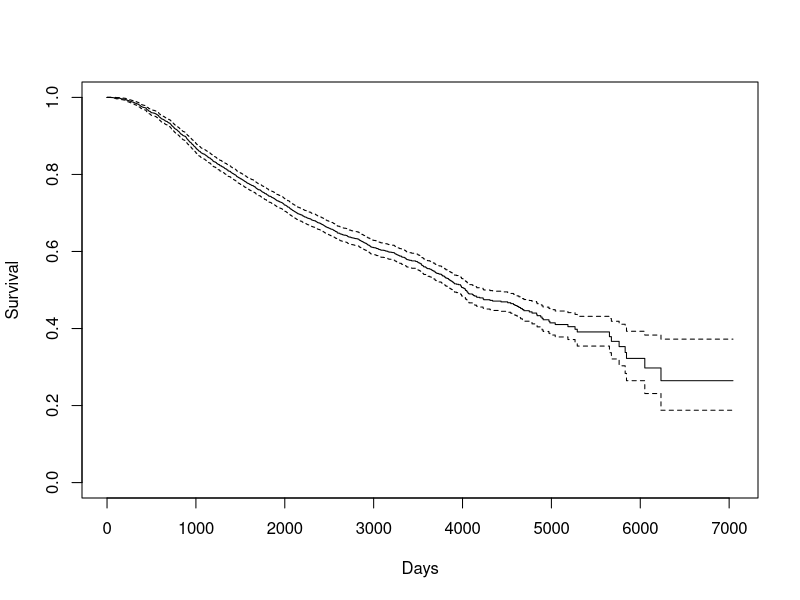
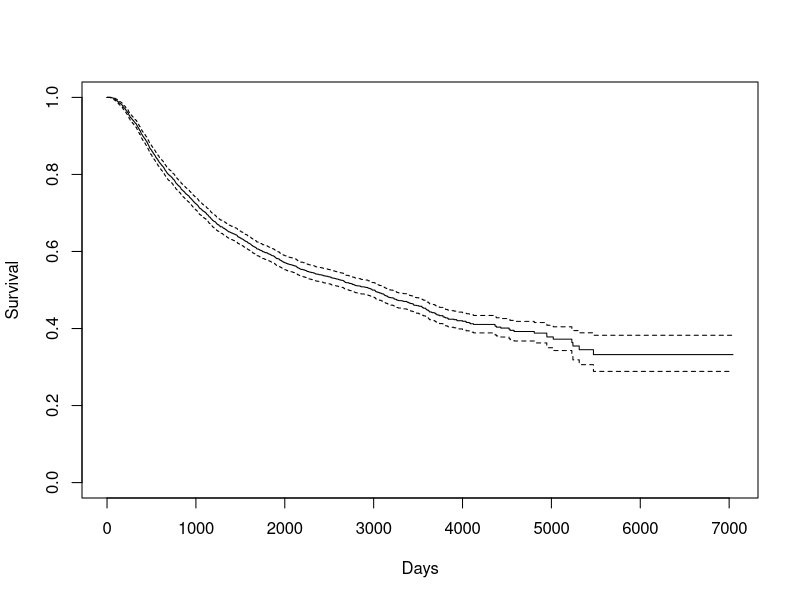
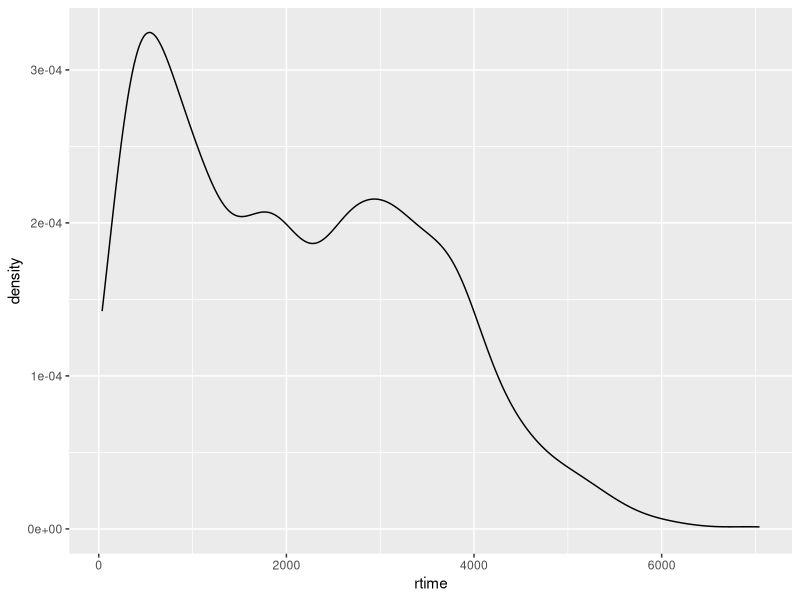
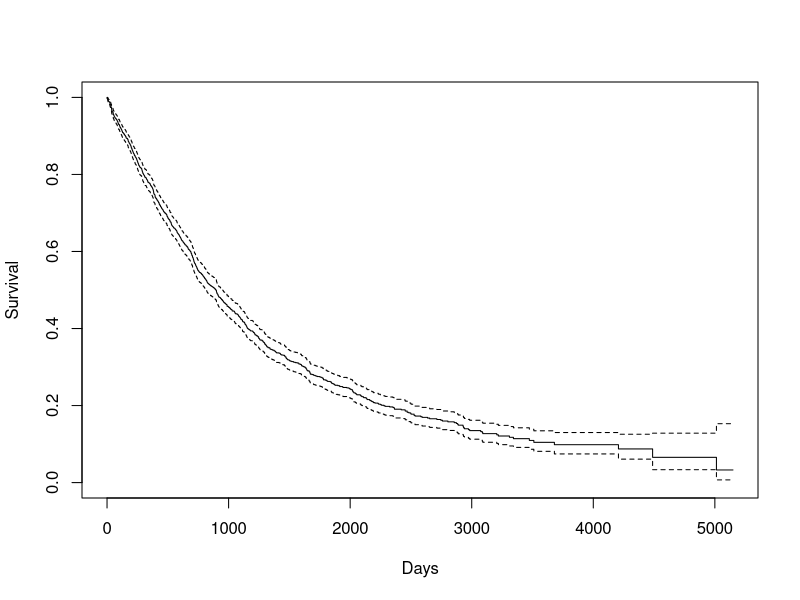
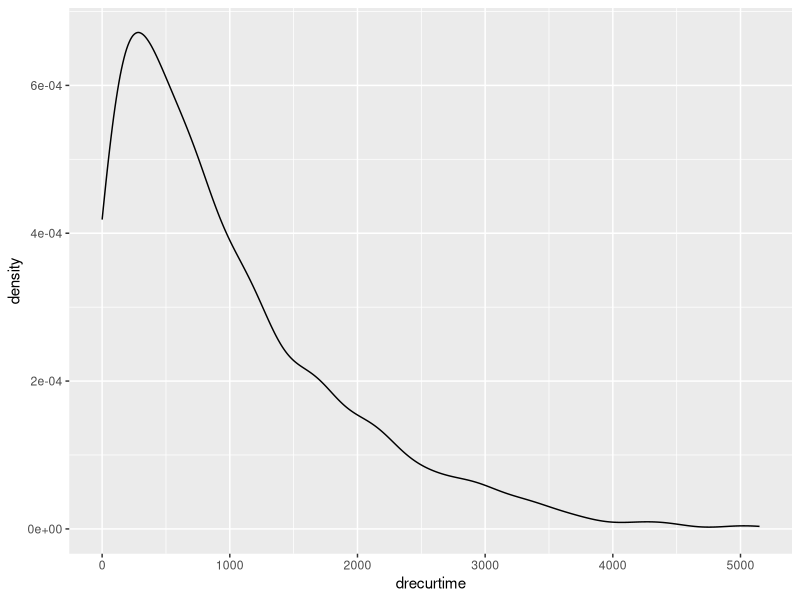
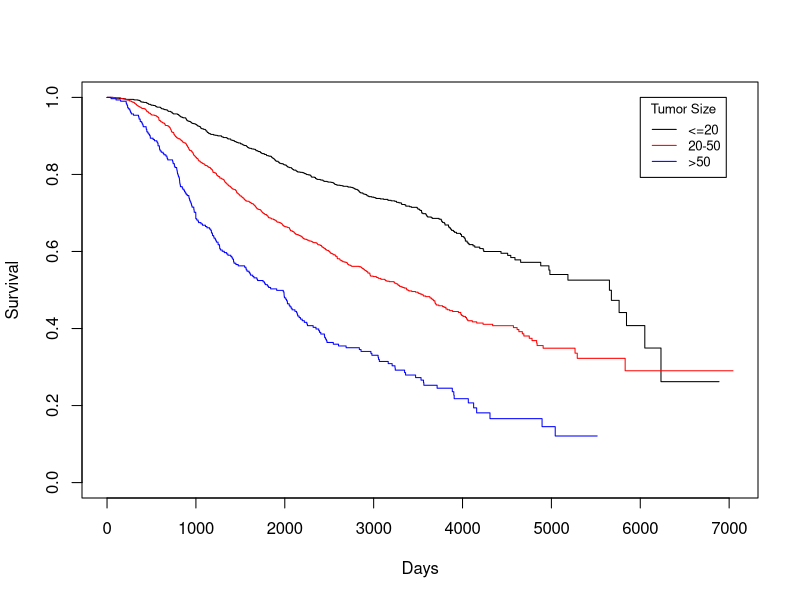
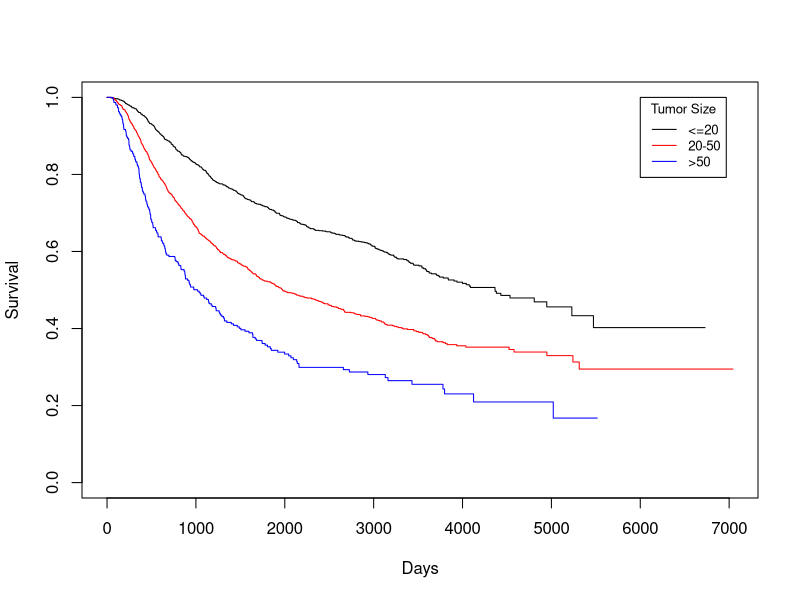
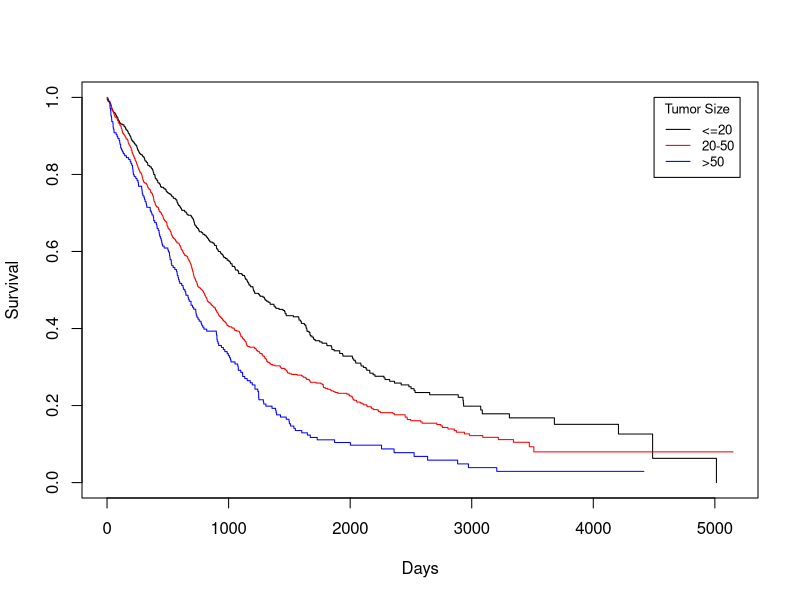

Generate these figures, in order, with R:
## ---- chunk 1
library(survival)
library(survminer)
library(tidyverse)
library(caret)
## ---- chunk 2
data(rotterdam)
## ---- chunk 3
rotterdam <- rotterdam %>%
  mutate(Treatment = ifelse(chemo == 1 & hormon == 0, "Chemo", 
                     ifelse(chemo == 0 & hormon == 1, "Hormon", 
                     ifelse(chemo == 1 & hormon == 1, "Both", "NaN/Other Treatment")))) %>% 
  mutate(Treatment = as.factor(Treatment))

rotterdam <- rotterdam %>% 
  mutate(Nodes_level = ifelse(nodes == 0, "N0", 
                       ifelse(nodes >= 1 & nodes <= 3, "N1", 
                       ifelse(nodes >= 4 & nodes <= 9, "N2", 
                       ifelse(nodes >= 10, "N3", NaN))))) %>% 
  mutate(Treatment = as.factor(Treatment))

rotterdam <- rotterdam %>%
  mutate(grade = as.factor(grade)) %>%
  mutate(size = as.factor(size)) %>%
  mutate(Treatment = as.factor(Treatment))

rotterdam_recur <- rotterdam %>%
  filter(recur == 1) %>%
  mutate(drecurtime = dtime-rtime)
## ---- chunk 4
KM_d <- survfit(Surv(dtime, death) ~ 1, data = rotterdam)
plot(KM_d, conf.int = TRUE, xlab="Days", ylab="Survival")
## ---- chunk 5
# median
KM_d
## ---- chunk 6
# mean

# AUCKM stands for "Area Under Curve Kaplan Meier":
AUCKM = function(survobj,duration)
{
base=c(0,summary(survobj)$time,max(duration))
heights=c(1,summary(survobj)$surv)
new=c()
for(i in 1:length(heights)) { new=c(new,(base[i+1]-base[i])*heights[i]) }
c(sum(new))
}

AUCKM(KM_d,rotterdam$dtime)
## ---- chunk 7
mean(rotterdam$dtime)
median(rotterdam$dtime)
## ---- chunk 8
KM_r <- survfit(Surv(rtime, recur) ~ 1, data = rotterdam)
plot(KM_r, conf.int = TRUE, xlab="Days", ylab="Survival")
## ---- chunk 9
# median
KM_r
## ---- chunk 10
# mean

AUCKM(KM_r,rotterdam$rtime)
## ---- chunk 11
ggplot(rotterdam, aes(x=rtime)) +
   geom_density() 
## ---- chunk 12
KM_dr <- survfit(Surv(drecurtime, death) ~ 1, data = rotterdam_recur)
plot(KM_dr, conf.int = TRUE, xlab="Days", ylab="Survival")
## ---- chunk 13
# median
KM_dr
## ---- chunk 14
# mean

AUCKM(KM_dr,rotterdam_recur$drecurtime)
## ---- chunk 15
ggplot(rotterdam_recur, aes(x=drecurtime)) +
   geom_density() 
## ---- chunk 16
KM_None_Death <- survfit(Surv(dtime, death) ~ size, data = rotterdam)
plot(KM_None_Death, conf.type = "plain", col = c("black","red","blue"), xlab="Days", ylab="Survival")
legend(6000, 1, legend=c("<=20", "20-50", ">50"),
       col=c("black", "red", "blue"), lty=1, cex=0.8,
       title="Tumor Size", text.font=6)
## ---- chunk 17
KM_None_Recur <- survfit(Surv(rtime, recur) ~ size, data = rotterdam)
plot(KM_None_Recur, conf.type = "plain", col = c("black","red","blue"), xlab="Days", ylab="Survival")
legend(6000, 1, legend=c("<=20", "20-50", ">50"),
       col=c("black", "red", "blue"), lty=1, cex=0.8,
       title="Tumor Size", text.font=6)
## ---- chunk 18
KM_None_drecur <- survfit(Surv(drecurtime, death) ~ size, data = rotterdam_recur)
plot(KM_None_drecur, conf.type = "plain", col = c("black","red","blue"), xlab="Days", ylab="Survival")
legend(4500, 1, legend=c("<=20", "20-50", ">50"),
       col=c("black", "red", "blue"), lty=1, cex=0.8,
       title="Tumor Size", text.font=6)
## ---- chunk 19
KM_None_Death <- survfit(Surv(dtime, death) ~ Nodes_level, data = rotterdam)
plot(KM_None_Death, conf.type = "plain", col = c("black","red","blue","orange"), xlab="Days", ylab="Survival")
legend(6000, 1, legend=c("N0", "N1","N2", "N3"),
       col=c("black", "red", "blue", "orange"), lty=1, cex=0.8,
       title="Nodes_level", text.font=6)
## ---- chunk 20
KM_None_Recur <- survfit(Surv(rtime, recur) ~ Nodes_level, data = rotterdam)
plot(KM_None_Recur, conf.type = "plain", col = c("black","red","blue","orange"), xlab="Days", ylab="Survival")
legend(6000, 1, legend=c("N0", "N1","N2", "N3"),
       col=c("black", "red", "blue", "orange"), lty=1, cex=0.8,
       title="Nodes_level", text.font=6)
## ---- chunk 21
KM_None_drecur <- survfit(Surv(drecurtime, death) ~ Nodes_level, data = rotterdam_recur)
plot(KM_None_drecur, conf.type = "plain", col = c("black","red","blue","orange"), xlab="Days", ylab="Survival")
legend(4500, 1, legend=c("N0", "N1","N2", "N3"),
       col=c("black", "red", "blue", "orange"), lty=1, cex=0.8,
       title="Nodes_level", text.font=6)
## ---- chunk 22
KM_None_Death <- survfit(Surv(dtime, death) ~ grade, data = rotterdam)
plot(KM_None_Death, conf.type = "plain", col = c("black","red"), xlab="Days", ylab="Survival")
legend(6000, 1, legend=c("2", "3"),
       col=c("black", "red"), lty=1, cex=0.8,
       title="grade", text.font=6)
## ---- chunk 23
KM_None_Recur <- survfit(Surv(rtime, recur) ~ grade, data = rotterdam)
plot(KM_None_Recur, conf.type = "plain", col = c("black","red"), xlab="Days", ylab="Survival")
legend(6000, 1, legend=c("2", "3"),
       col=c("black", "red"), lty=1, cex=0.8,
       title="Nodes_level", text.font=6)
## ---- chunk 24
KM_None_drecur <- survfit(Surv(drecurtime, death) ~ grade, data = rotterdam_recur)
plot(KM_None_drecur, conf.type = "plain", col = c("black","red"), xlab="Days", ylab="Survival")
legend(4500, 1, legend=c("2", "3"),
       col=c("black", "red"), lty=1, cex=0.8,
       title="Nodes_level", text.font=6)
## ---- chunk 25
KM_Treatment_Death <- survfit(Surv(dtime, death) ~ Treatment, data = rotterdam)
plot(KM_Treatment_Death, conf.int = FALSE, col = c("black", "red", "blue", "orange"), xlab="Days", ylab="Survival")
legend(1, 0.4, legend=c("Both", "Chemo","Hormon", "NaN/Other Treatment"),
       col=c("black", "red", "blue", "orange"), lty=1, cex=0.8,
       title="Treatment Group", text.font=6)
## ---- chunk 26
KM_Treatment_Recur <- survfit(Surv(rtime, recur) ~ Treatment, data = rotterdam)
plot(KM_Treatment_Recur, conf.int = FALSE, col = c("black", "red", "blue", "orange"), xlab="Days", ylab="Survival")
legend(1, 0.4, legend=c("Both", "Chemo","Hormon", "NaN/Other Treatment"),
       col=c("black", "red", "blue", "orange"), lty=1, cex=0.8,
       title="Treatment Group", text.font=6)
## ---- chunk 27
KM_Treatment_drecur <- survfit(Surv(drecurtime, death) ~ Treatment, data = rotterdam_recur)
plot(KM_Treatment_drecur, conf.int = FALSE, col = c("black", "red", "blue", "orange"), xlab="Days", ylab="Survival")
legend(3700, 1, legend=c("Both", "Chemo","Hormon", "NaN/Other Treatment"),
       col=c("black", "red", "blue", "orange"), lty=1, cex=0.8,
       title="Treatment Group", text.font=6)
## ---- chunk 28
# The Cox-Snell function takes as inputs
# 1. A vector of Cox-Snell residuals created by the user based on the model being evaluated,
# 2. A status vector
# 3. Optional x- and y- limits for the resulting plot

CoxSnell = function(cs,status,xlim=NULL,ylim=NULL)
{
kmcs = survfit(Surv(jitter(cs,amount=(max(cs)-min(cs))/1000),status) ~ 1)$surv

plot(log(-log(kmcs)) ~ sort(log(cs)) ,
      xlab="log(Cox-Snell)", ylab="log(-log(S(Cox-Snell)))", xlim=xlim, ylim=ylim )

abline(0,1,col='red')
}
## ---- chunk 29
Dexp <- survreg(Surv(dtime, death) ~ Treatment + size + nodes + grade + age, dist='exponential', data=rotterdam)
Dexp
CS_expD = -log(1 - pexp(rotterdam$dtime, 1/exp(10.72043480-0.51333347*(rotterdam$Treatment=="Chemo")
                                                 -0.41382108*(rotterdam$Treatment=="Hormon")
                                                 -0.45674929*(rotterdam$Treatment=="NaN/Other Treatment")
                                                 -0.44229181*ifelse(rotterdam$size=="20-50",1,0)
                                                 -0.76874022*ifelse(rotterdam$size==">50",1,0)
                                                 -0.06922296*rotterdam$nodes
                                                 -0.32925464*(rotterdam$grade=="3")
                                                 -0.01424763*rotterdam$age)))
# Make appropriate graph using CoxSnell function
CoxSnell(CS_expD, rotterdam$death)
## ---- chunk 30
Rexp <- survreg(Surv(rtime, recur) ~ Treatment + size + nodes + grade + age, dist='exponential', data=rotterdam)
Rexp
CS_expR = -log(1 - pexp(rotterdam$rtime, 1/exp(9.08115951-0.373811470*(rotterdam$Treatment=="Chemo")
                                                 -0.507332960*(rotterdam$Treatment=="Hormon")
                                                 -0.485387357*(rotterdam$Treatment=="NaN/Other Treatment")
                                                 -0.372059978*ifelse(rotterdam$size=="20-50",1,0)
                                                 -0.654240460*ifelse(rotterdam$size==">50",1,0)
                                                 -0.080821343*rotterdam$nodes
                                                 -0.393920415*(rotterdam$grade=="3")
                                                 +0.008095379*rotterdam$age)))
# Make appropriate graph using CoxSnell function
CoxSnell(CS_expR, rotterdam$recur)
## ---- chunk 31
Dweibull <- survreg(Surv(dtime, death) ~ Treatment + size + nodes + grade + age, dist='weibull', data=rotterdam)
Dweibull
CS_weibullD = -log(1 - pweibull(rotterdam$dtime, 1/0.7370449, exp(10.10735484-0.39504003*(rotterdam$Treatment=="Chemo")
                                                                         -0.37941684*(rotterdam$Treatment=="Hormon")
                                                                         -0.35423500*(rotterdam$Treatment=="NaN/Other Treatment")
                                                                         -0.33487166*ifelse(rotterdam$size=="20-50",1,0)
                                                                         -0.61672126*ifelse(rotterdam$size==">50",1,0)
                                                                         -0.05500626*rotterdam$nodes
                                                                         -0.26093659*(rotterdam$grade=="3")
                                                                         -0.01130402*rotterdam$age)))
# Make appropriate graph using CoxSnell function
CoxSnell(CS_weibullD, rotterdam$death)
## ---- chunk 32
Rweibull <- survreg(Surv(rtime, recur) ~ Treatment + size + nodes + grade + age, dist='weibull', data=rotterdam)
Rweibull
CS_weibullR = -log(1 - pweibull(rotterdam$rtime, 1/1.014145, exp(9.092880859-0.376425745*(rotterdam$Treatment=="Chemo")
                                                                         -0.508855839*(rotterdam$Treatment=="Hormon")
                                                                         -0.489527042*(rotterdam$Treatment=="NaN/Other Treatment")
                                                                         -0.376473401*ifelse(rotterdam$size=="20-50",1,0)
                                                                         -0.659532060*ifelse(rotterdam$size==">50",1,0)
                                                                         -0.081625087 *rotterdam$nodes
                                                                         -0.398251643*(rotterdam$grade=="3")
                                                                         +0.008216064*rotterdam$age)))
# Make appropriate graph using CoxSnell function
CoxSnell(CS_weibullR, rotterdam$recur)
## ---- chunk 33
Dlnorm <- survreg(Surv(dtime, death) ~ Treatment + size + nodes + grade + age , dist='lognormal', data=rotterdam)
summary(Dlnorm)
CS_LnormD <- -log(1 - plnorm(rotterdam$dtime, 9.91512622-0.42502769*(rotterdam$Treatment=="Chemo")
                                                  -0.31448004*(rotterdam$Treatment=="Hormon")  
                                                  -0.41616843*(rotterdam$Treatment=="NaN/Other Treatment")
                                                  -0.34787441*(rotterdam$size=="20-50")
                                                  -0.60916461*(rotterdam$size==">50")
                                                  -0.07772719*rotterdam$nodes
                                                  -0.30866307*(rotterdam$grade=="3")
                                                  -0.01004650*rotterdam$age, 
                                       1.06897))
# Make appropriate graph using CoxSnell function
CoxSnell(CS_LnormD, rotterdam$death)
## ---- chunk 34
Rlnorm <- survreg(Surv(rtime, recur) ~ Treatment + size + nodes + grade + age, dist='lognormal', data=rotterdam)
summary(Rlnorm)
CS_LnormR <- -log(1 - plnorm(rotterdam$rtime, 8.78912009-0.36138607*(rotterdam$Treatment=="Chemo")
                                                  -0.41809135*(rotterdam$Treatment=="Hormon")   
                                                  -0.58077716*(rotterdam$Treatment=="NaN/Other Treatment")
                                                  -0.41865655*(rotterdam$size=="20-50")
                                                  -0.67178824*(rotterdam$size==">50")
                                                  -0.10590430*rotterdam$nodes 
                                                  -0.43987388*(rotterdam$grade=="3")
                                                  +0.00892277*rotterdam$age, 
                                      1.327904))

# Make appropriate graph using CoxSnell function
CoxSnell(CS_LnormR, rotterdam$recur)
## ---- chunk 35
exp(-0.42502769) # chemo
exp(-0.3144800) # hormon
exp(-0.41616843) # NaN/Other Treatment
exp(-0.34787441) # size 20-50
exp(-0.60916461) # size >50
exp(-0.07772719) # nodes
exp(-0.30866307) # grade 3
exp(-0.01004650) # age
## ---- chunk 36
exp(-0.36138607) # chemo
exp(-0.41809135) # hormon
exp(-0.58077716) # NaN/Other Treatment
exp(-0.41865655) # size 20-50
exp(-0.67178824) # size >50
exp(-0.10590430) # nodes
exp(-0.43987388) # grade 3
exp(0.00892277) # age
## ---- chunk 37
rotterdam_new <- rotterdam %>% 
  mutate(state = ifelse(death == 1 & recur == 0, "death",
                 ifelse(death == 0 & recur == 1, "recur", 
                 ifelse(death == 1 & recur == 1, "both", "neither"))))

ggplot(rotterdam_new, aes(x=age, color=state, fill=state)) +
  geom_density(alpha=0.3)
## ---- chunk 38
m_death_withage = coxph(Surv(dtime, death) ~ Treatment + size + nodes + grade + age, data=rotterdam)
m_death_withage
## ---- chunk 39
cox.zph(m_death_withage)
## ---- chunk 40
m_death_strataage = coxph(Surv(dtime, death) ~ Treatment + size + strata(nodes) + grade + strata(age), data=rotterdam)
m_death_strataage
cox.zph(m_death_strataage)
## ---- chunk 41
m_recur = coxph(Surv(rtime, recur) ~ Treatment + strata(size) + strata(nodes) + strata(grade) + age, data=rotterdam)
m_recur
